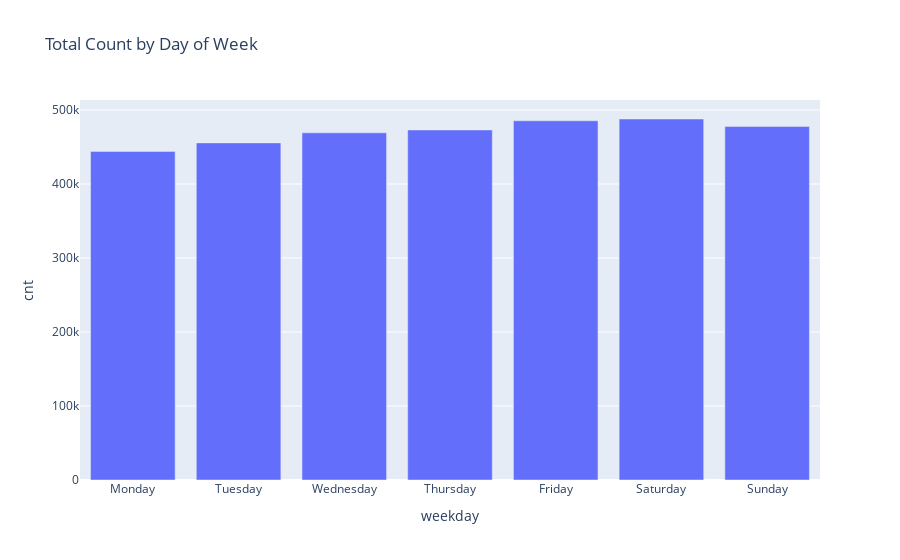

Notebook cell for this chart:
### Code cell
#COUNT PER WEEKDAY
weekday_map = {0: "Monday", 1: "Tuesday", 2: "Wednesday", 3: "Thursday", 
               4: "Friday", 5: "Saturday", 6: "Sunday"}

# Create a copy of the relevant columns to avoid modifying the original DataFrame
data_plot = data[['weekday', 'cnt']].copy()

# Map integers to weekday names if `weekday` is in integer format
data_plot['weekday'] = data_plot['weekday'].map(weekday_map)

# Aggregate by weekday
data_plot = data_plot.groupby(['weekday']).sum().reset_index()

# Sort by the correct day order
day_order = ["Monday", "Tuesday", "Wednesday", "Thursday", "Friday", "Saturday", "Sunday"]
data_plot = data_plot.set_index("weekday").loc[day_order].reset_index()

# Create the bar plot
fig = px.bar(data_plot, x='weekday', y='cnt', title='Total Count by Day of Week')
fig.show()

### Figure 1 — Plotly figure (JSON) as saved in the notebook; plotly's stock layout.template omitted (floating-point values rounded to 4 significant figures)
{"data": [{"alignmentgroup": "True", "hovertemplate": "weekday=%{x}<br>cnt=%{y}<extra></extra>", "legendgroup": "", "marker": {"color": "#636efa", "pattern": {"shape": ""}}, "name": "", "offsetgroup": "", "orientation": "v", "showlegend": false, "textposition": "auto", "type": "bar", "x": ["Monday", "Tuesday", "Wednesday", "Thursday", "Friday", "Saturday", "Sunday"], "xaxis": "x", "y": [444027, 455503, 469109, 473048, 485395, 487790, 477807], "yaxis": "y"}], "layout": {"barmode": "relative", "legend": {"tracegroupgap": 0}, "title": {"text": "Total Count by Day of Week"}, "xaxis": {"anchor": "y", "domain": [0, 1], "title": {"text": "weekday"}}, "yaxis": {"anchor": "x", "domain": [0, 1], "title": {"text": "cnt"}}}}
